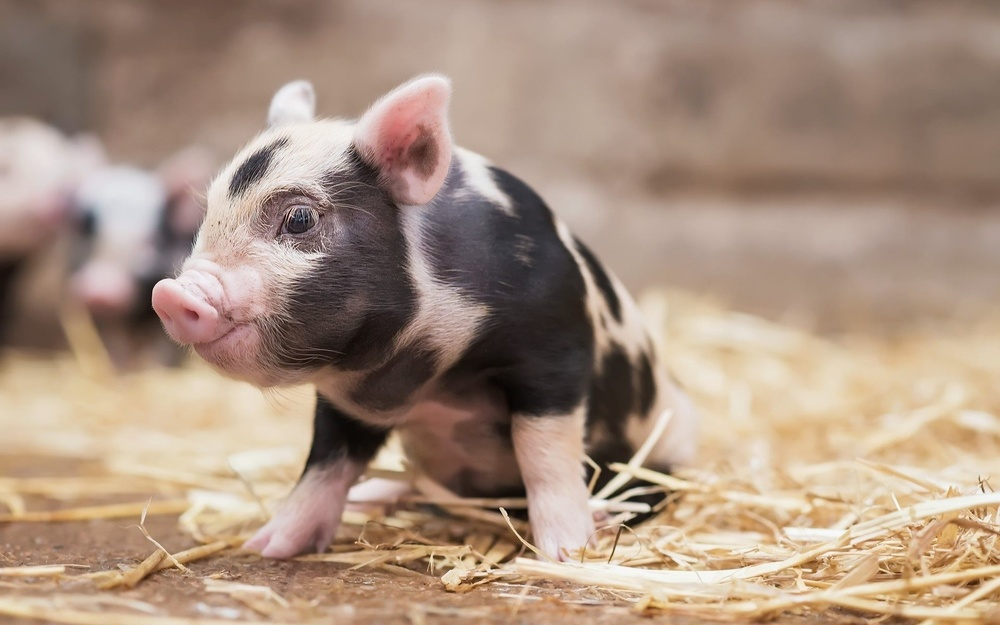
#> input picture IMG-IMPACT/Images/10_pig.jpg, 1000 x 625 px, shrunk from 1920 x 1200 before the run
$ python 10_ImageScaling.py
#> lines starting #> are read from the running program, lines starting #| are printed output that depends on the picture

import cv2

import numpy as np

# Read image from disk.

img = cv2.imread('../Images/10_pig.jpg')
#> img is the input picture: shape (625, 1000, 3); mean B, G, R 127.8, 145.2, 168.6

# Get number of pixel horizontally and vertically.
(height, width) = img.shape[:2]
#> height = 625; width = 1000

scaling_factor=4
res = img[::scaling_factor, ::scaling_factor] #scaling
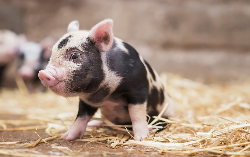
#> res: shape (157, 250, 3); mean B, G, R 127.7, 145.1, 168.6

#showing the images
cv2.imshow('Original Image',img)
cv2.imshow('Scaled Image',res)

print('\nOriginal Image Shape:',img.shape)
#| Original Image Shape: (625, 1000, 3)
print('Scaled Image Shape:',res.shape)
#| Scaled Image Shape: (157, 250, 3)

print('\nIt is scaled by:',1/scaling_factor)

cv2.waitKey(0)

cv2.destroyAllWindows
img=res
recon_img=res
if img is not None and img.any():
  print("\nDefault name of new image is: '10_new_scaled.jpg' , if no input given. \n")
  in_n=input("Enter name of new Image : 10_new_")
#> the answer given: ../Images/10_pig.jpg


  if in_n==None:
    s="../Images/10_new_scaled.jpg"
    cv2.imwrite(s, recon_img)
    q='10_new_scaled.jpg'
  else:
    s="../Images/10_new_"+in_n+".jpg"
    if s=="../Images/10_new_.jpg":
      s='../Images/10_new_scaled.jpg'
    cv2.imwrite(s,recon_img)
    q="10_new_"+in_n+".jpg"
  if q=="10_new_.jpg":
     q='10_new_scaled.jpg'
  print('Filtered image saved as: ',q)


$ run again, with IMG-IMPACT/Images/11_apple.jpg copied over IMG-IMPACT/Images/10_pig.jpg
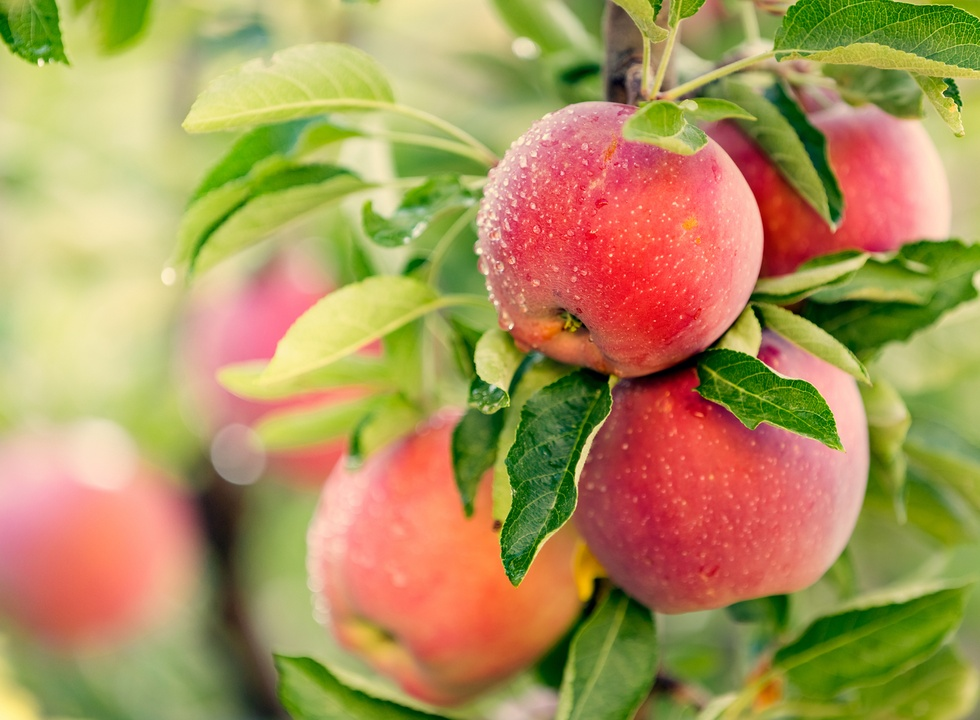
#> input picture IMG-IMPACT/Images/11_apple.jpg, 980 x 720 px, shrunk from 1782 x 1310 before the run
#> img is the input picture: shape (720, 980, 3); mean B, G, R 91.2, 147.6, 174.2
#> `res = img[::scaling_factor, ::scaling_factor]`:
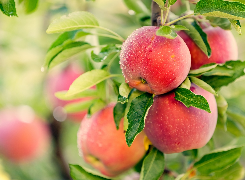
#> res: shape (180, 245, 3); mean B, G, R 91.3, 147.7, 174.3
#| Original Image Shape: (720, 980, 3)
#| Scaled Image Shape: (180, 245, 3)
